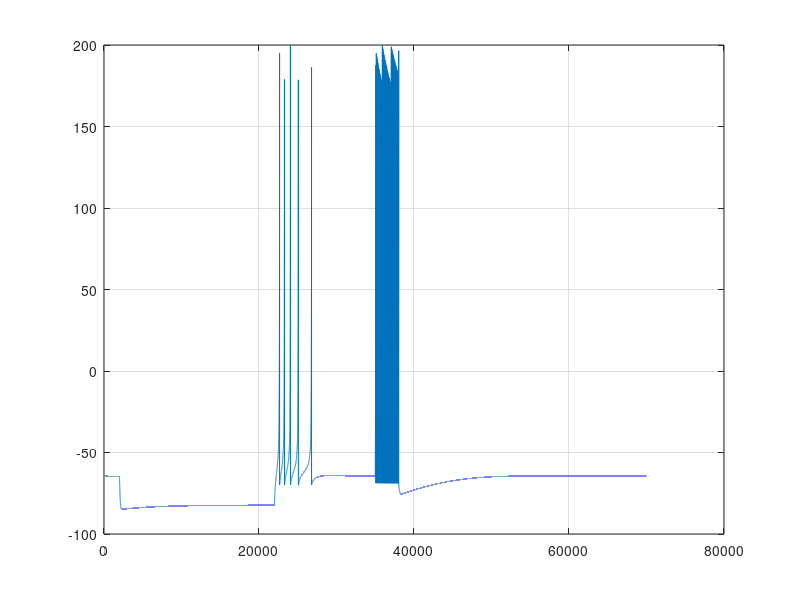
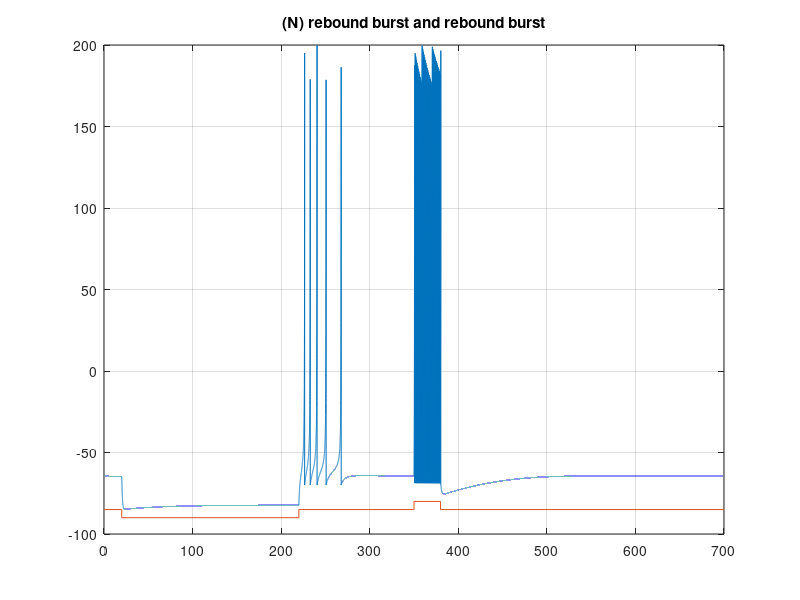

These figures' MATLAB source, in order:
close all;
tic
a=0.02; b=0.25; c=-70;  d=0;
V=-64;  u=b*V;
T_end = 700;
%tau = 0.2;
tau = 0.01;
tspan = 0:tau:T_end;
T1=20;
current_span = 200;

VV=zeros(1, length(tspan));  
uu=zeros(1, length(tspan));

T2 = 350;
current_span2 = 30;
for t=tspan
    if (t>T1) & (t < T1+current_span) 
        I=-20;
    elseif (t>T2) & (t < T2+current_span2)
        I=120;
    else
        I=0;
    end;
    V = V + tau*(0.04*V^2+5*V+140-u+I);
    u = u + tau*a*(b*V-u);
    if V > 200
        VV(1, round(t/tau + 1))=30;
        V = c;
        u = u + d;
    else
        VV(1, round(t/tau + 1))=V;
    end;
    uu(1, round(t/tau + 1))=u;
end;
toc
figure
    plot(VV);
grid
figure
    plot(tspan,VV,[0 T1 T1 (T1+current_span) (T1+current_span) T2 T2 (T2+current_span2) (T2+current_span2) max(tspan)],-85+[0 0 -5 -5 0 0 5 5 0 0]);
%     axis([0 max(tspan) -90 30])
    title('(N) rebound burst and rebound burst');
grid
